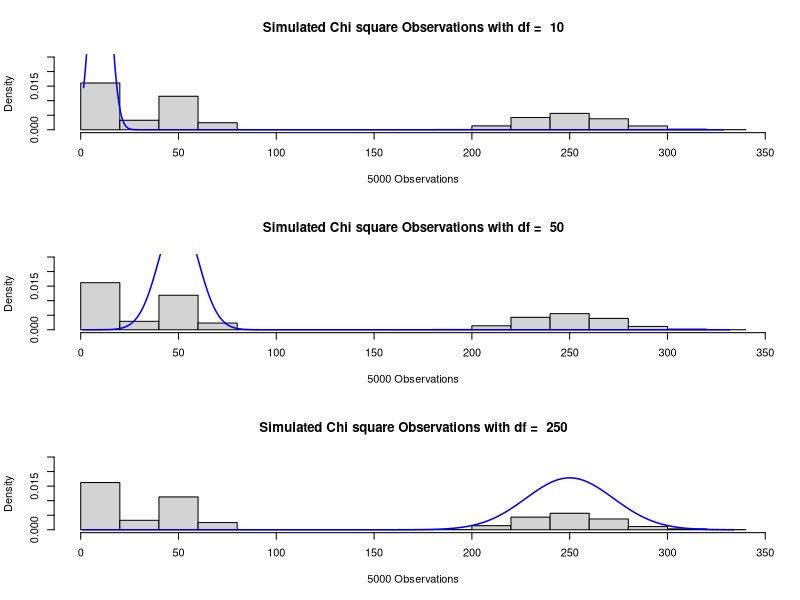
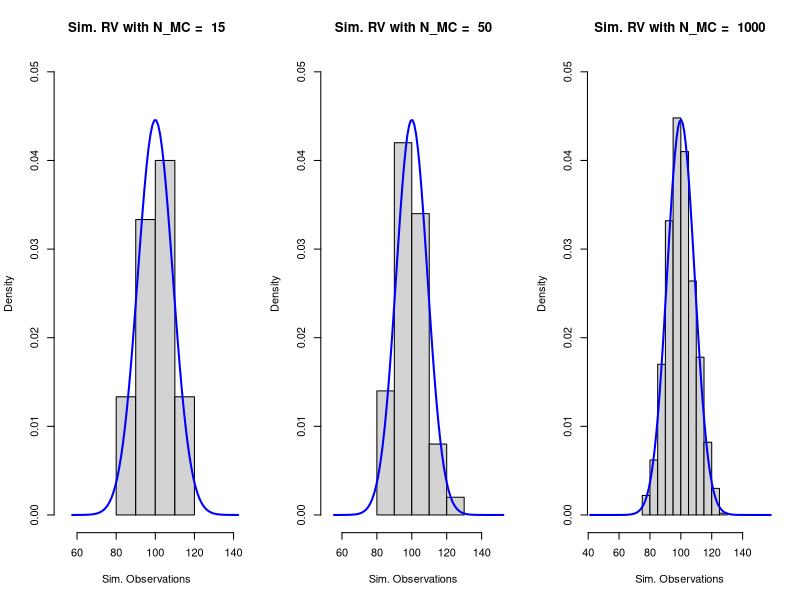
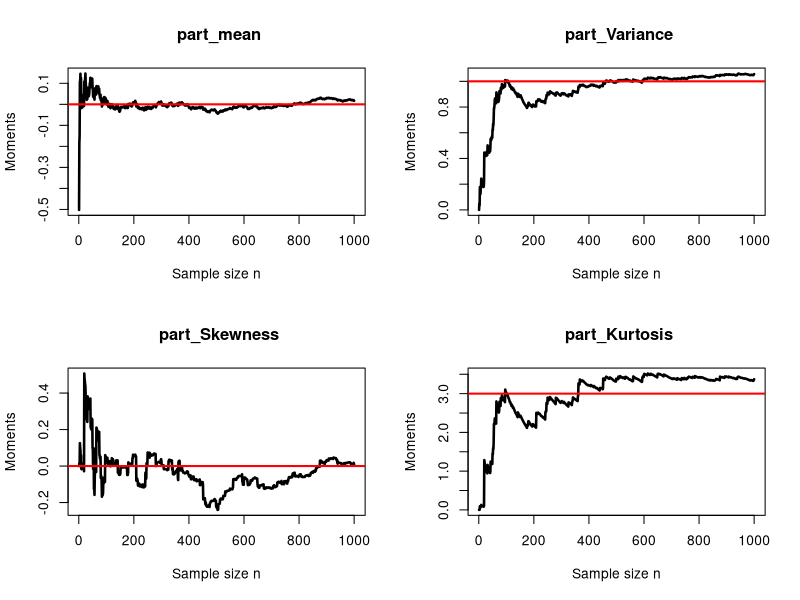
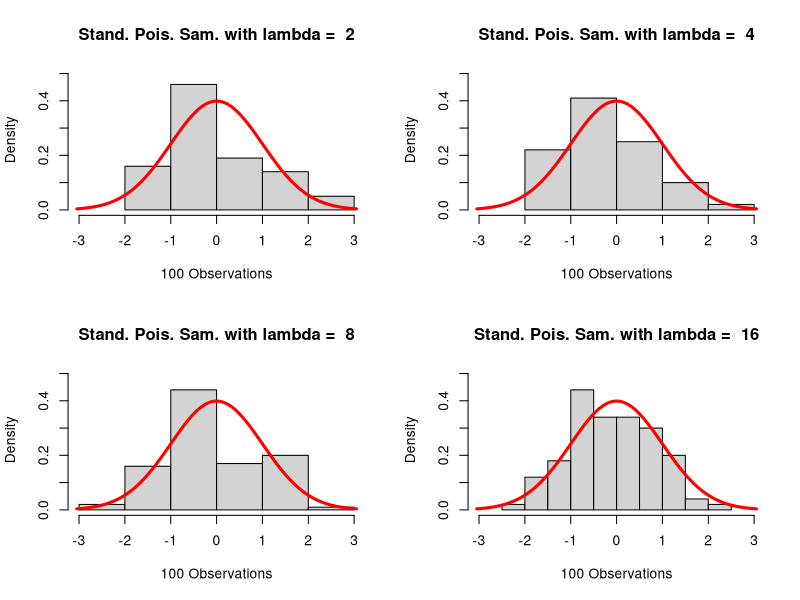
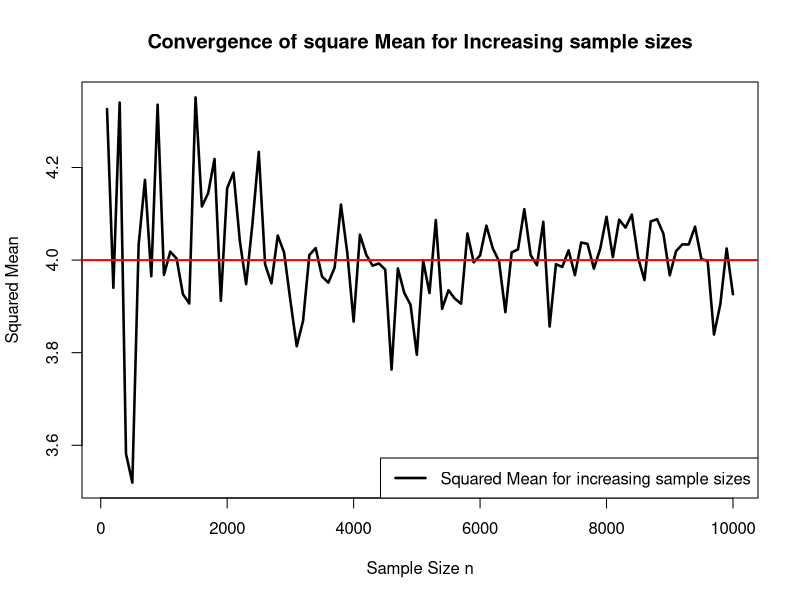

Write R code to recreate these figures, in order.
## ---- chunk 1
# Define Parameters 
N_red = 2 ; N_green = 8 ; N_trials = 10 

# Technically this can be modeled with a binomial distribution, 
# therefore we make use of 'dbinom' function 

dbinom(x= 2, size= 10, prob= N_red/(N_red+N_green))
## ---- chunk 2
# Here, we make use of the cumulative function 'pbinom'

pbinom(q= 2, size= 10, prob= N_red/(N_red+N_green), lower.tail= T)
## ---- chunk 3
# Define Parameters 
N_r = 10 ;N_g = 10 ;N_t = 6 

# This can be statistically modeled with a hypergeometric distribution
# therefore we make use of 'dhper' function

dhyper(x= 2, m= N_r, n= N_g, k= N_t)

## ---- chunk 4
# This can be statistically modeled by a multinomial distribution
# therefore we make use of 'dmultinom' function

dmultinom(x= c(1,1,1),  prob=c(.2, .3, .5))


## ---- chunk 5
# Write a function that samples N observations from the chi-squared distribution
# with k degrees of freedom.

chisquaredRand = function(K){
  # Function to Draw and return Sample
  sample = rchisq(N, df = k)
  return(sample)
}

## ---- chunk 6
## Define input parameters
N = 5000 #NMC
k = c(10, 50, 250)

## Generating Samples
set.seed(1200)
sample = matrix(0, nrow = N, ncol = length(k))

# Running a for loop
for (i in 1:length(k)){
  sample[,i] = chisquaredRand(k[i])
}

## Plotting the histograms
par(mfrow=c(3,1)) # Put histogram in 3 rows, 1 column
for(i in 1:length(k)){
  # Chi sqaure Observation with increasing degrees of freedom
  hist(sample[,i], probability = T, breaks = 'Scott', xlab= " 5000 Observations ",
  ylab="Density", ylim = c(0,0.025)  ,main =paste('Simulated Chi square Observations with df = ', k[i]))
  # Plotting the Limiting 'Normal Density' for comparison
  x = seq(min(sample[,i]), max(sample[,i]), 0.01)
  lines(x, dnorm(x, mean= k[i], sd = sqrt(2*k[i])), col= 'blue', lwd= 1.5)
}
par(mfrow=c(1,1)) # Restore Default settings
## ---- chunk 7
means_square_Chisq = function(N, n){
  sample = replicate(n = n, rchisq(n = N, df = 10))
  means_square_Chisq= (rowMeans(sample))^2
  return(means_square_Chisq)
  
}

## ---- chunk 8
# Define input parameters
N_MC= c(15, 50, 1000)
n = 100
nu = 10
## Set seed for distinct forthcoming random Samples
set.seed(125)


## Plotting  histograms
par(mfrow=c(1,3)) # Put histogram in 1 row, 3 columns
for(i in 1:length(N_MC)){
  # Mean Chi sqaured Observation with increasing Number of samples
  hist(means_square_Chisq(N_MC[i], n), probability = T, breaks = 'Scott', 
       xlab= "Sim. Observations", ylab= "Density", ylim = c(0,0.05), 
       xlim = c(min(means_square_Chisq(N_MC[i],n))-30,max(means_square_Chisq(N_MC[i], n))+30), main =paste('Sim. RV with N_MC = ', N_MC[i]))
  # Plotting the Limiting 'Normal Density' for comparison
  x = seq(min(means_square_Chisq(N_MC[i], n))-30, max(means_square_Chisq(N_MC[i], n)+30))
  lines(x, dnorm(x, mean= nu^2 , sd = sqrt((8*nu^3)/n)), col= 'blue', lwd=2)
}
par(mfrow=c(1,1)) # Restore Default settings 
## ---- chunk 9
Moments = function(x){
  # Maean
  mean = mean(x)
  #Variance
  sum_var=0
  for (i in 1:length(x)){
    sum_var = sum_var +  (x[i]-mean)^2
  }
  var = sum_var/length(x)
  #Skewness
  sum_skw=0
  for (i in 1:length(x)){
    sum_skw = sum_skw +  (x[i]-mean)^3
  }
  skw = sum_skw/length(x)
  # Kurtosis
  sum_kts=0
  for (i in 1:length(x)){
    sum_kts = sum_kts +  (x[i]-mean)^4
  }
  kts = sum_kts/length(x)
  # Returns a list of Moments
  return(list(Mean=mean, Variance= var , Skewness =skw, Kurtosis=kts))
}

## ---- chunk 10
# Define input parameters
N_MC = 1000
n = 100

# Generate samples and compute moments
set.seed(150)
sample = replicate(n=n, rnorm(n=N_MC, mean = 0, sd = 1))
dim(sample)

# Compute the average of the moments across all samples
# making use of the function 'apply', to compute the moments of each 'nth' data set with its's 1000 observations
Moms = apply(X= sample, MARGIN = 2, FUN = Moments)

## Unlisting the nested list, and saving in a data frame
unlisted = data.frame(do.call(rbind.data.frame, Moms))


## computing the average of each set of Moments
means = apply(X= unlisted, MARGIN =2, FUN = mean)

#Printing the respective average computed moments and rounding to nearest values
Av_moms = as.data.frame(cbind2(means, round(means)))
names(Av_moms)[1]= 'Computed Avrg Moments' ; names(Av_moms)[2]= 'Approximated Avrg Moments'
print(Av_moms)


## ---- chunk 11
PartMoments = function(x){
  means= cumsum(x)/(1:length(x))
  variance = cumsum((x-cumsum(x)/(1:length(x)))^2)/(1:length(x))
  means_03= cumsum((x-cumsum(x)/(1:length(x)))^3)/(1:length(x))
  means_04= cumsum((x-cumsum(x)/(1:length(x)))^4)/(1:length(x))
  return (cbind(means, variance, means_03, means_04)) 
}


## ---- chunk 12
#Draw sample
n = 1000
set.seed(100)
sam= rnorm(n, mean=0, sd= 1)
names = c('part_mean', 'part_Variance', 'part_Skewness','part_Kurtosis')
Pt_Mmts= PartMoments(sam)
mom = c(0,1,0,3)

par(mfrow=c(2,2)) # Put histogram in 2 rows, 2 column
for(i in 1:4){
  # Plotting respective moments
  plot(1:n , Pt_Mmts[,i] , type= 'l' ,lwd=2.5, xlab = 'Sample size n' , ylab = 'Moments' , main =paste('',names[i] ))
  # A plot for Comparison 
  abline(h= mom[i], col= 'red', lwd= 2)
}
par(mfrow=c(1,1)) # Restore Defaut setting 



## ---- chunk 13
PoisSample = function(lambda){
  # Function to Draw and return poison random samples 
  draws = rpois(n, lambda = lambda)
  return(draws)
}

## ---- chunk 14
StandardSample = function(x, lambda){
  # Function to Standardize (and return) poisson generated samples 
  z = (x-lambda)/sqrt(lambda)
  return(z)
}

## ---- chunk 15
# Define input parameters
n= 100
lambda = c(2,4,8,16)

# Set seed and obtain Zero filled matrices
set.seed(125)
mat_samp= matrix(0, nrow = n, ncol=length(lambda))
mat_sta_samp= matrix(0, nrow = n, ncol=length(lambda))

# Constructing for loop to draw poisson samples
for (i in 1:length(lambda)){
  mat_samp[,i]= PoisSample(lambda[i])
  
}
# Building a for loop to Standardize poison samples
for (i in 1:length(lambda)){
  mat_sta_samp[,i] = StandardSample(mat_samp[,i], lambda[i])
}
#print(mat_sta_samp)

# Plot
par(mfrow=c(2,2)) # Putt histogram in 2 rows, 2 columns
for(i in 1:4){
  # Empirical
  hist(mat_sta_samp[,i], probability = T, breaks = 'Scott', xlab= " 100 Observations ", ylab=" Density", main =paste('Stand. Pois. Sam. with lambda = ', lambda[i]) , xlim = c(-3,3), ylim = c(0,0.5)) 
  # Adding respective Limiting 'Normal Density' for comparison
  x = seq(-3.05, 3.05, 0.01)
  lines(x, dnorm(x, mean= 0, sd = 1), col= 'red', lwd = 3)
}
par(mfrow=c(1,1)) # Restore default setting
## ---- chunk 16
SqMean = function(n){
  sample = rpois(n,lambda = lambda )
  sqmean = (mean(sample))^2
  return(sqmean)
}

## ---- chunk 17
# Define input parameters
lambda = 2

# Set seed, acquire sequence and (generate random numbers and) compute square Means 
set.seed(125)
seq = seq(from = 100, to = 10000, by = 100)
vec = mat.or.vec(length(seq), 1)

# Building a for loop to compute "Squared Mean' for increasing samples
for(i in 1:length(seq)){
  vec[i]=SqMean(seq[i])
} 


# Plot squared mean against increasing sample sizes 
plot( seq, vec, lwd=2.5, type= 'l', xlab = 'Sample Size n', ylab = "Squared Mean", main = 'Convergence of square Mean for Increasing sample sizes')
abline(h= lambda^2, col= 'red', lwd= 2)
legend('bottomright', paste('Squared Mean for increasing sample sizes'), lwd = 2.5, col= 'black')
print('The End!')

